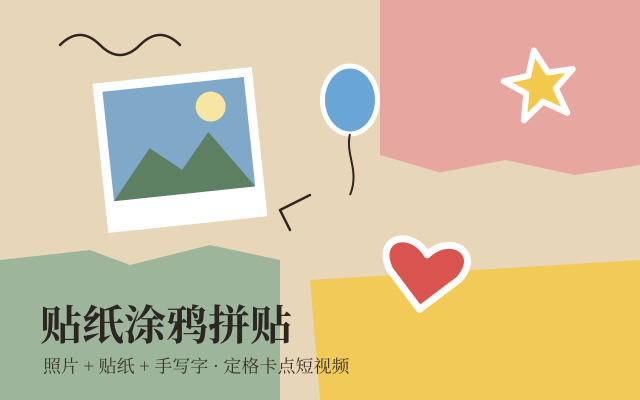
#> input picture collage-sticker-doodle/cover.jpg, 1280 x 800 px (shown at 1/2 size); its folder holds only this picture in this run
$ python precheck_assets.py ../cover.jpg
#> lines starting #> are read from the running program, lines starting #| are printed output that depends on the picture
### collage-sticker-doodle/scripts/render_template/person_check.py
#!/usr/bin/env python3
"""人物完整性检查（v7，P0-6）。两种用法：
  1) 抠图级：python person_check.py cutout <photo.jpg> <mask.png> [--expect 2] [--json out.json]
     对原照片跑多人姿态（MediaPipe PoseLandmarker，num_poses=4），每个落在 mask 上的人：照片里可见、在画内的
     肩/髋/肘/膝/踝关键点必须都在 mask 里（mask 外扩 2.5%）。缺躯干（肩或髋）或缺 ≥2 个肢体关节 → REJECT。
     同时查 mask 连通性（主块之外 ≥1.5% 主块面积的碎块 → REJECT 漂浮碎片）和边缘裁切（mask 贴住原图上/左/右边
     超过该边 4% → REJECT；只允许底边）。被 mask 收进来的完整人数 < --expect → WARN（可能是姿态漏检，必须在拼图里人工确认）。
  2) 成片级：python person_check.py frame <frame.png> <person_alpha.png> [--expect 2]
     person_alpha 是同一帧只画人物贴纸的 alpha 层（run.py --person-layers 输出）。对成片帧在人物包围盒里跑姿态，
     检查：每个人肩+髋可见（髋在画外下方允许），关键点落在贴纸 alpha 内，完整的人数 ≥ expect；贴纸碎块；
     贴纸碰到画面上/左/右边。
退出码：0 通过，1 REJECT。依赖 mediapipe（模型 pose_landmarker_full.task，--model 或环境变量 POSE_MODEL）。"""
import sys,os,json,argparse,numpy as np
from PIL import Image
from scipy import ndimage as nd
MODEL=os.environ.get("POSE_MODEL","/workspace/models/pose_landmarker_full.task")
NAMES={0:"nose",11:"L肩",12:"R肩",13:"L肘",14:"R肘",15:"L腕",16:"R腕",23:"L髋",24:"R髋",25:"L膝",26:"R膝",27:"L踝",28:"R踝"}
TORSO=[11,12,23,24];LIMB=[13,14,25,26,27,28];HEAD=[0,2,5,7,8]
_det=None
def detector(model=MODEL):
    global _det
    if _det is None:
        import mediapipe as mp; from mediapipe.tasks.python import vision, BaseOptions
        _det=vision.PoseLandmarker.create_from_options(vision.PoseLandmarkerOptions(base_options=BaseOptions(model_asset_path=model),num_poses=4,min_pose_detection_confidence=0.35,min_pose_presence_confidence=0.35))
    return _det
def _poses1(rgb):
    import mediapipe as mp
    r=detector().detect(mp.Image(image_format=mp.ImageFormat.SRGB,data=np.ascontiguousarray(rgb)))
    H,W=rgb.shape[:2];return [[(l.x*W,l.y*H,l.visibility) for l in p] for p in r.pose_landmarks]
def poses(rgb):
    """recall boost for couples / old sepia photos: full image + autocontrast + left/right 62% crops; merge duplicates."""
    from PIL import ImageOps
    H,W=rgb.shape[:2];ac=np.asarray(ImageOps.autocontrast(Image.fromarray(rgb),cutoff=1));out=[]
    views=[(rgb,0,0),(ac,0,0)]
    for src in (rgb,ac):
        cw=int(W*0.62);views+= [(src[:,:cw],0,0),(src[:,W-cw:],W-cw,0)]
        ch=int(H*0.62);views+= [(src[:ch],0,0),(src[H-ch:],0,H-ch)] if H>W*1.2 else []
    for img,ox,oy in views:
        for p in _poses1(img):
            p=[(x+ox,y+oy,v) for x,y,v in p];c=np.mean([p[i][:2] for i in [11,12,23,24]],0);q=sum(p[i][2] for i in TORSO+LIMB)
            dup=[k for k,o in enumerate(out) if np.hypot(*(np.mean([o[i][:2] for i in [11,12,23,24]],0)-c))<0.15*max(H,W)]
            if dup:
                k=dup[0]
                if q>sum(out[k][i][2] for i in TORSO+LIMB): out[k]=p
            else: out.append(p)
    return out
# [60 lines left out: functions comps, edge_touch, judge, not called in this run]
def check_cutout(photo,mask,expect=2):
    rgb=np.asarray(Image.open(photo).convert("RGB"));m=np.asarray(Image.open(mask).convert("L").resize(rgb.shape[1::-1]))>127
    return judge(rgb,m,expect)
_SRC={}
# [56 lines left out: functions source_people, check_frame, not called in this run]
# [4 lines that do not run on import are left out]

# [22 lines left out: function contact_sheet, not called in this run]

### collage-sticker-doodle/scripts/precheck_assets.py
#!/usr/bin/env python3
"""素材预检 + 选片（v4）。在写故事板之前跑，输出给用户看的中文报告 + 选片表 + 缩略图拼图。
用法：
  python precheck_assets.py <素材目录或文件...> --mode invite-classic|free [--copy copy.json] [--duration 38]
         [--cut cut/] [--out precheck/]
  - 照片自动分类：检测到人体姿态且人物占画面足够大 → 人物照；否则 → 风景/建筑照。文件名 *_A / *_B 视为 A/B 对；
    没命名的人物照按背景相似度自动配对。音频文件（mp3/m4a/wav/aac/flac）= BGM。
  - copy.json（可选）：{"occasion","mood","names":{"a","b"},"date","place","venue","time","schedule":[...],"letter":[...],"lines":[...]}
  - --cut：已有 cutout.py 输出的 <stem>.mask.png 时，用 person_check.py 的 P0-6 完整性检查（更准）；否则只做姿态检查。
输出：<out>/report.md（直接贴给用户）、selection.json（选片 → 场景/角色）、contact_sheet.jpg（缩略图拼图）。
退出码：0 可以继续（可能有 WARN）；10 没有素材；11 素材不够；12 有必须替换的低质量照片导致不够。"""
import sys,os,json,glob,argparse
import numpy as np
from PIL import Image,ImageDraw,ImageFont,ImageFilter,ImageOps
HERE=os.path.dirname(os.path.abspath(__file__));sys.path.insert(0,HERE)
IMG=(".jpg",".jpeg",".png",".webp",".heic",".bmp");AUD=(".mp3",".m4a",".wav",".aac",".flac",".ogg")

# ---------------- 数量规范（与 references/asset_requirements.md 一致） ----------------
REQ={
 "invite-classic":{
  "person_pairs":(3,3,4),   # S5/S6/S7 各 1 对 A/B（最好多 1 对备选）
  "person_single":(2,5,7),  # S2/S4/S8/S9/S10；最少 2 张，其余复用
  "places":(3,5,7),         # S4–S8；缺的退化为纯色块
  "bgm_sec":38.43},
 "free":{
  "person_pairs":(0,2,3),
  "person_total":(2,6,10),  # 人物照总张数（A/B 对算 2 张）
  "places":(1,3,6),
  "bgm_sec":30.0},
}
FONT=None
for f in ["/workspace/collage_ref/test_v8/fonts/MaShanZheng-Regular.ttf","/usr/share/fonts/opentype/noto/NotoSansCJK-Regular.ttc","/usr/share/fonts/truetype/wqy/wqy-microhei.ttc"]+glob.glob("/usr/share/fonts/**/*CJK*",recursive=True)+glob.glob(os.path.join(HERE,"..","fonts","*.ttf")):
    if os.path.exists(f): FONT=f;break
def font(sz):
    try: return ImageFont.truetype(FONT,sz)
    except Exception: return ImageFont.load_default()

def sharp(g):   # 拉普拉斯方差，缩到长边 800 再算，和分辨率无关
    from scipy import ndimage as nd
    a=np.asarray(g,dtype=float);return float(nd.laplace(a).var())
def dhash(im):
    g=np.asarray(im.convert("L").resize((9,8)),dtype=float);return (g[:,1:]>g[:,:-1]).flatten()
def small(im,n=96): return np.asarray(im.convert("L").resize((n,int(n*4/3))),dtype=float)

def pose_info(rgb):
    try:
        import person_check as pc
        ps=pc.poses(rgb)
    except Exception as e:
        return None,str(e)
    H,W=rgb.shape[:2];out=[]
    for p in ps:
        vis=[i for i in [11,12,23,24,25,26,27,28,13,14] if p[i][2]>0.5]
        if not any(i in vis for i in [11,12]): continue
        ys=[p[i][1] for i in [0,11,12,23,24,25,26,27,28] if p[i][2]>0.3];xs=[p[i][0] for i in [0,11,12,23,24,13,14,15,16,25,26,27,28] if p[i][2]>0.3]
        h=(max(ys)-min(ys))/H if ys else 0
        knees=sum(p[i][2]>0.5 and p[i][1]<H*0.995 for i in [25,26]);ank=sum(p[i][2]>0.5 and p[i][1]<H*0.995 for i in [27,28])
        hips=sum(p[i][2]>0.5 and p[i][1]<H*0.995 for i in [23,24])
        edge=[e for e,c in (("左",min(xs)<0.01*W),("右",max(xs)>0.99*W),("上",min(ys)<0.005*H)) if c] if xs else []
        sw=abs(p[11][0]-p[12][0])/W if p[11][2]>0.5 and p[12][2]>0.5 else 0
        out.append({"sw":sw,"h":h,"knees":knees,"ankles":ank,"hips":hips,"edge":edge})
    return out,None

def analyse(path,cutdir):
#> called with path = '../cover.jpg'
    r={"file":path,"name":os.path.basename(path),"issues":[],"warns":[]}
    try: im=ImageOps.exif_transpose(Image.open(path)).convert("RGB")
#> im is the input picture: PIL image 1280x800 RGB; mean R, G, B 211.6, 192.8, 159
    except Exception as e: r["issues"].append(f"打不开（{e}）");r["kind"]="bad";return r
    W,H=im.size;r["size"]=[W,H];r["im"]=im
    g=im.convert("L");g.thumbnail((800,800));r["sharp"]=sharp(g);r["hash"]=dhash(im);r["small"]=small(im)
#> after `g = im.convert('L')`:
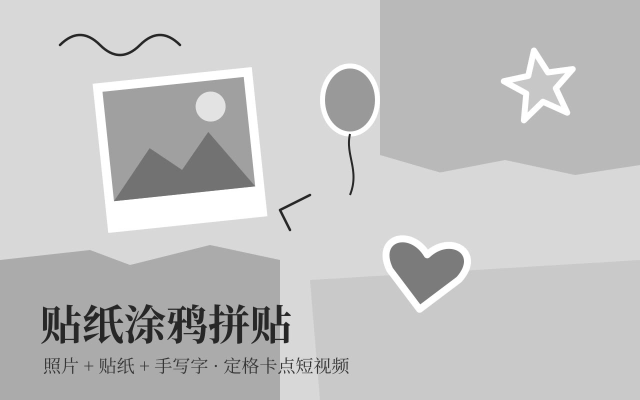
#> g: PIL image 1280x800 L (shown at 1/2 size); min 26, max 255, mean 194.8
#> after `g.thumbnail((800, 800))`:
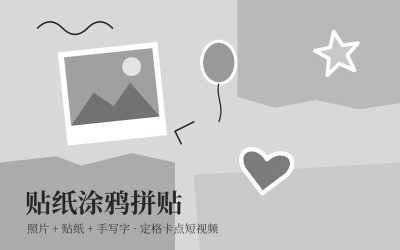
#> g: PIL image 800x500 L (shown at 1/2 size); min 21, max 255, mean 194.8
#> in small, `def small(im,n=96): return np.asarray(im.convert("L").resize((n,int(n*..`:
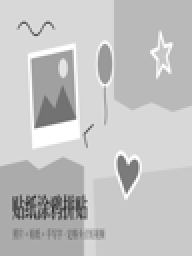
#> returned value: shape (128, 96) float64 (shown 2 times larger); min 51, max 255, mean 194.7
    rgb=np.asarray(im if max(W,H)<=1600 else im.resize((int(W*1600/max(W,H)),int(H*1600/max(W,H)))))
    ps,err=pose_info(rgb);r["poses"]=ps or []
#> in poses, `ac = np.asarray(ImageOps.autocontrast(Image.fromarray(rgb), cutoff=1))`:
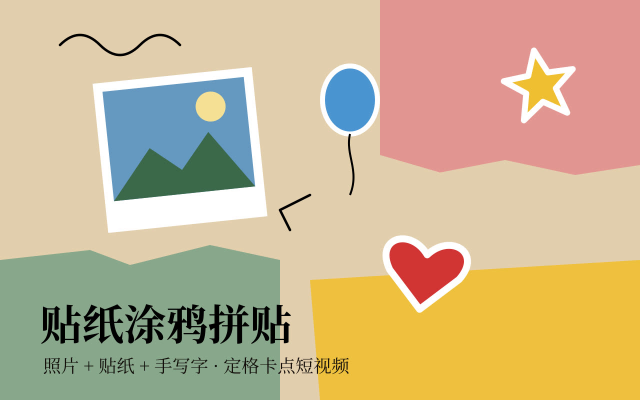
#> ac: shape (800, 1280, 3) (shown at 1/2 size); mean R, G, B 201.8, 181.1, 144
#> the loop in poses, `for src in (rgb,ac):` made 2 passes
#> (cw, ch) on passes 1 to 2: (793, 496), (793, 496)
#> the loop in poses, `for img,ox,oy in views:` made 1 pass
#> (ox, oy) on pass 1: (0, 0)
#> after the loop in poses, `for img,ox,oy in views:`: out = []
    if err: r["warns"].append("姿态检测不可用，按横竖幅猜类型："+err[:60])
    big=[p for p in r["poses"] if (p["h"]>=0.28 and p.get("sw",0)>=0.05) or (p.get("sw",0)>=0.15 and p["h"]>=0.15)]
    stem=os.path.splitext(r["name"])[0];low=stem.lower()
    if big: kind="person"
    elif ps is None: kind="person" if H>W else "place"
    else: kind="place"
    hasmask=bool(cutdir) and os.path.exists(os.path.join(cutdir,stem+".mask.png"))
    if any(k in low for k in ("land","scene","place","bg","风景","建筑")) and not big: kind="place"
    if hasmask or any(k in low for k in ("person","people","人物")) or stem[-2:] in ("_A","_B"): kind="person"
    import re;m=re.match(r"^(S\d+)_",stem);r["hint"]=m.group(1) if m else None
    r["kind"]=kind;r["n_people"]=len(big)
    # 质量
    if kind=="person":
        L=max(W,H)
        if L<1000: r["issues"].append(f"分辨率太低（长边 {L}px <1000）")
        elif L<1500: r["warns"].append(f"分辨率偏低（长边 {L}px，建议 ≥1500）")
        whole=[p for p in big if p["hips"]>=1 and (p["knees"]>=1 or p["ankles"]>=1) and not p["edge"]]
        for p in big:
            if p["edge"]: r["issues"].append("人物被照片"+"/".join(p["edge"])+"边裁掉（只允许底边裁）")
            elif p["hips"]==0: r["issues"].append("半身照：腰/髋以下被裁，抠出来是半截人（P0-6 不过）")
            elif p["knees"]==0 and p["ankles"]==0: r["warns"].append("只到大腿以上：只能放在贴底边的位置")
        r["whole"]=len(whole)
        mk=os.path.join(cutdir,stem+".mask.png") if cutdir else None
        if mk and os.path.exists(mk):
            try:
                import person_check as pc
                ok,rep=pc.check_cutout(path,mk,expect=max(1,len(big)))
                r["p06"]="pass" if ok else "fail"
                if not ok: r["issues"]+= ["抠图检查（P0-6）："+e for e in rep["errors"]]
            except Exception as e: r["warns"].append(f"P0-6 检查失败：{e}")
        if len(big)>1 and r["whole"]<len(big) and not r["issues"]: r["warns"].append("有人被挡住或不完整，抠图可能切成碎块")
    else:
        S=min(W,H)
        if S<720: r["issues"].append(f"分辨率太低（短边 {S}px <720）")
        elif S<1080: r["warns"].append(f"分辨率偏低（短边 {S}px，建议 ≥1080）")
        if W/H<1.3: r["warns"].append(f"不够横（宽高比 {W/H:.2f}，建议 ≥1.3 的横幅远景）")
    thr=60 if kind=="person" else 40
    if r["sharp"]<thr*0.4: r["issues"].append(f"太糊（清晰度 {r['sharp']:.0f}）")
    elif r["sharp"]<thr: r["warns"].append(f"有点糊（清晰度 {r['sharp']:.0f}）")
    # 打分：清晰度 + 分辨率 + 人物完整
    r["score"]=min(r["sharp"],600)/600+min(max(W,H),3000)/3000+(1.0 if kind=="person" and r.get("whole") else 0)-len(r["warns"])*0.15
    for k in ("issues","warns"): r[k]=list(dict.fromkeys(r[k]))
    return r

def bgsim(a,b):
    x=a["small"]-a["small"].mean();y=b["small"]-b["small"].mean();return float((x*y).mean()/(x.std()*y.std()+1e-6))

def main():
    ap=argparse.ArgumentParser();ap.add_argument("inputs",nargs="*");ap.add_argument("--mode",default="free",choices=["free","invite-classic"])
    ap.add_argument("--copy");ap.add_argument("--duration",type=float,default=38.0);ap.add_argument("--cut");ap.add_argument("--out",default="precheck")
    a=ap.parse_args();os.makedirs(a.out,exist_ok=True);mode=a.mode;R=REQ[mode]
    files=[]
    for p in a.inputs:
        files+= sorted(glob.glob(os.path.join(p,"*"))) if os.path.isdir(p) else [p]
    imgs=[f for f in files if f.lower().endswith(IMG)];auds=[f for f in files if f.lower().endswith(AUD)]
    copy=json.load(open(a.copy)) if a.copy and os.path.exists(a.copy) else {}
    L=[];title="# 素材预检报告（collage-sticker-doodle · "+("invite-classic 婚礼请柬" if mode=="invite-classic" else "自由模式")+"）\n"
    sel={"mode":mode,"status":None,"people":[],"places":[],"dropped":[],"bgm":None,"copy":{},"placeholders":[]}
    # [10 lines left out: function need_list, not called in this run]
    # ---------- 0：什么都没有 ----------
    if not imgs and not auds:
        sel["status"]="empty"
        L+= [title,"## ⛔ 还没有收到任何素材\n","请上传下面这些（照片原图，别用截图/聊天压缩图）：\n"]+[f"- {x}" for x in need_list()]
        L+= ["\n照片要求：人物全身入画、只允许脚被底边裁，背景简单、不糊，长边 ≥1500px；风景横幅、短边 ≥1080px。"]
        return finish(a,L,sel,[],10)
    rs=[analyse(f,a.cut) for f in imgs]
    # ---------- 去重 ----------
    keep=[];dups=[]
    for r in sorted([r for r in rs if r["kind"]!="bad"],key=lambda r:-r["score"]):
        d=[k for k in keep if np.sum(k["hash"]!=r["hash"])<=6 and abs(np.log((k["size"][0]/k["size"][1])/(r["size"][0]/r["size"][1])))<0.15]
        if d and not (r["name"].rsplit(".",1)[0][-2:] in ("_A","_B")): dups.append((r,d[0]))
        else: keep.append(r)
    bad=[r for r in rs if r["kind"]=="bad" or r["issues"]]
    good=[r for r in keep if not r["issues"]]
    persons=[r for r in good if r["kind"]=="person"];places=[r for r in good if r["kind"]=="place"]
    # ---------- A/B 配对 ----------
    pairs=[];used=set()
    byStem={os.path.splitext(r["name"])[0]:r for r in persons}
    for s,r in byStem.items():
        if s.endswith("_A") and s[:-2]+"_B" in byStem: pairs.append((r,byStem[s[:-2]+"_B"],"文件名")) ;used|={s,s[:-2]+"_B"}
    rest=[r for r in persons if os.path.splitext(r["name"])[0] not in used]
    cand=sorted([(bgsim(x,y),i,j) for i,x in enumerate(rest) for j,y in enumerate(rest) if i<j],reverse=True);taken=set()
    for s,i,j in cand:
        if s<0.6 or i in taken or j in taken: continue
        pairs.append((rest[i],rest[j],f"背景相似 {s:.2f}"));taken|={i,j}
    singles=[r for k,r in enumerate(rest) if k not in taken]
    pairs.sort(key=lambda p:-(p[0]["score"]+p[1]["score"]));singles.sort(key=lambda r:-r["score"]);places.sort(key=lambda r:-r["score"])
    # 文件名带 S<n>_ 的（用户/上次已经按场景命名）优先放回原场景
    # [9 lines left out: function hinted, not called in this run]
    if mode=="invite-classic":
        places=hinted(places,["S4","S5","S6","S7","S8"]);singles=hinted(singles,["S4","S10","S8","S9","S2"])
        pairs.sort(key=lambda p:(p[0].get("hint") or "S99"))
    # ---------- 选片 ----------
    missing=[];dropped=[]
    if mode=="invite-classic":
        mnP,rcP,_=R["person_pairs"];mnS,rcS,_=R["person_single"];mnL,rcL,_=R["places"]
        useP=pairs[:3];extraP=pairs[3:]
        # 缺单张时可以拿多余的 A/B 对里的 A 补
        pool=singles+[p[0] for p in extraP]+[p[1] for p in extraP]
        useS=pool[:5];useL=places[:5]
        for k,p in enumerate(useP):
            sel["people"]+= [{"file":p[0]["name"],"scene":f"S{5+k}","role":"person_A","pair_by":p[2]},{"file":p[1]["name"],"scene":f"S{5+k}","role":"person_B","pair_by":p[2]}]
        slotsS=["S4","S10","S8","S9","S2"]   # 最好的给 S4（第一张全身大图）和 S10（结尾正面居中）
        for k,sl in enumerate(slotsS):
            if useS:
                r=next((x for x in useS if x.get("hint")==sl),None) or useS[k%len(useS)]
                sel["people"].append({"file":r["name"],"scene":sl,"role":"person_main","reused":k>=len(useS)})
        for k,r in enumerate(useL): sel["places"].append({"file":r["name"],"scene":f"S{4+k}","role":"landscape"})
        for k in range(len(useL),5): sel["places"].append({"file":None,"scene":f"S{4+k}","role":"landscape","fallback":"纯色块 + 纸纹"})
        if len(useP)<mnP: missing.append(f"A/B 对还差 {mnP-len(useP)} 组（S5/S6/S7 各需 1 组：同一地点同一套衣服连拍 2 张、两人换站位）")
        if len(useS)<mnS: missing.append(f"双人全身照还差 {mnS-len(useS)} 张（最少 {mnS}，推荐 {rcS}）")
        if len(useL)<mnL: missing.append(f"风景/建筑照还差 {mnL-len(useL)} 张（最少 {mnL}，推荐 {rcL}）")
        dropped+= [(r,"人物照超出 5 个单人槽位，按清晰度/分辨率/完整度排在后面") for r in pool[5:]]
        dropped+= [(r,"风景照超出 5 个槽位，评分靠后") for r in places[5:]]
    else:
        mid={30:5,38:6,45:7,60:10}.get(int(a.duration)) or max(4,min(10,round(a.duration/6.3)))
        mnT,rcT,bT=R["person_total"];mnL,rcL,bL=R["places"]
        nT=sum(2 for _ in pairs)+len(singles)
        nPlace=min(len(places),mid)
        useL=places[:nPlace];useP=pairs[:max(0,min(len(pairs),mid))]
        lab=lambda i,ab: f"中间场景 {i+1}（place{'，A/B 闪' if ab else '，单张 jump'}）"
        for i,r in enumerate(useL):
            p=useP[i] if i<len(useP) else None
            sel["places"].append({"file":r["name"],"scene":lab(i,bool(p)),"role":"风景"})
            if p: sel["people"]+= [{"file":p[0]["name"],"scene":lab(i,1),"role":"person_A","pair_by":p[2]},{"file":p[1]["name"],"scene":lab(i,1),"role":"person_B","pair_by":p[2]}]
        roles=[lab(i,0) for i in range(len(useP),len(useL))]+["开场"]+[f"中间场景 {i+1}（solo/list/ransom）" for i in range(len(useL),mid)]+["结尾"]
        extra=useP[len(useL):];ri=0
        for p in extra:
            if ri<len(roles): sel["people"]+= [{"file":p[0]["name"],"scene":roles[ri],"role":"person_A"},{"file":p[1]["name"],"scene":roles[ri],"role":"person_B"}];ri+=1
        useS=singles[:max(0,len(roles)-ri)]
        for r in useS: sel["people"].append({"file":r["name"],"scene":roles[ri],"role":"person"});ri+=1
        if nT<mnT: missing.append(f"人物照还差 {mnT-nT} 张（最少 {mnT}，推荐 {rcT}，其中 2 组 A/B 对）")
        if len(places)<mnL: missing.append(f"风景/场景照还差 {mnL-len(places)} 张（最少 {mnL}，推荐 {rcL}）")
        dropped+= [(r,f"{a.duration:.0f} 秒只有 {mid} 个中间场景，每张风景最多用一次，评分靠后") for r in places[nPlace:]]
        dropped+= [(r,"人物场景已排满，评分靠后") for r in singles[len(useS):]]
        dropped+= [(x,"A/B 对多于可放人的场景，评分靠后") for p in pairs[len(useP):] for x in p[:2]]
        sel["scene_plan"]={"duration":a.duration,"middle_scenes":mid,"place_scenes":nPlace}
    # ---------- BGM ----------
    if auds:
        try:
            import subprocess;d=float(subprocess.check_output(["ffprobe","-v","error","-show_entries","format=duration","-of","csv=p=0",auds[0]]).decode().strip())
        except Exception: d=None
        sel["bgm"]={"file":os.path.basename(auds[0]),"sec":d}
        if d and d<R["bgm_sec"]: missing.append(f"BGM 只有 {d:.1f} 秒，需要 ≥{R['bgm_sec']} 秒")
    else: missing.append("没有 BGM：请上传 1 首音乐（"+("≥38.5 秒" if mode=="invite-classic" else "30–60 秒")+"）")
    # ---------- 文案 ----------
    ask=[];ph=[]
    names=copy.get("names",{})
    if mode=="invite-classic":
        for k,lab,dflt in [("a","新郎名字（中文+拼音）","林浩 / LIN HAO"),("b","新娘名字（中文+拼音）","周眠 / ZHOU MIAN")]:
            if not names.get(k): ask.append(lab);ph.append((lab,dflt))
        for k,lab,dflt in [("date","日期","2026.10.01"),("place","城市 / 地点","杭州"),("venue","酒店厅名","XX 酒店 XX 厅"),("time","流程时间","11:18 迎宾 / 11:58 仪式 / 12:18 午宴")]:
            if not copy.get(k): ask.append(lab);ph.append((lab,dflt))
        if not copy.get("letter"): ph.append(("给亲友的一段话（可选）","用 v8 默认信：亲爱的家人与挚友，我们要结婚啦……"))
        if not copy.get("lines"): ph.append(("英文短句（可选）","默认池：Love in Summer Bloom / Ever thine, Ever mine, Ever ours / See you at the wedding"))
    else:
        if not copy.get("occasion"): ask.append("场合和情绪（一句话，例如\"同居一周年，温馨甜\"）");ph.append(("场合/情绪","根据照片推断，例如 everyday vlog / cozy"))
        for k,lab in [("names","名字（可选，开场/结尾用）"),("date","日期（可选）"),("place","地点（可选）")]:
            if not copy.get(k): ph.append((lab,"不写；或由 AI 起一句和画面相关的标题"))
    sel["copy"]=copy;sel["placeholders"]=[{"field":x,"placeholder":y} for x,y in ph]
    # ---------- 状态 ----------
    lowq=[r for r in bad]
    status="ok" if not missing else ("insufficient_quality" if lowq else "insufficient")
    if ask and status=="ok" and mode=="invite-classic": status="need_copy"
    sel["status"]=status
    # ---------- 报告 ----------
    L.append(title)
    head={"ok":"## ✅ 素材够了，可以开始做（请先确认下面的选片）","need_copy":"## 🟡 照片够了，还差文案（必须补，否则成片会用占位文字）","insufficient":"## ⛔ 素材还不够","insufficient_quality":"## ⛔ 素材还不够（有几张照片质量不过关，替换后就够了）"}[status]
    if lowq and status in ("ok","need_copy"): head+=f"\n\n⚠️ 有 {len(lowq)} 张照片质量不过关，已经剔除没用（见下）；想用的话请换一张更好的。"
    L.append(head+"\n")
    L.append(f"收到 {len(imgs)} 张照片、{len(auds)} 个音频。识别为：人物照 {len([r for r in rs if r['kind']=='person'])} 张（可用 {len(persons)}，A/B 对 {len(pairs)} 组）、风景/建筑 {len([r for r in rs if r['kind']=='place'])} 张（可用 {len(places)}）。\n")
    if missing:
        L.append("### 还缺什么");L+= [f"- {m}" for m in missing];L.append("")
    if lowq:
        L.append("### 质量不过关（需要换一张）")
        for r in lowq: L.append(f"- `{r['name']}`：{'；'.join(r['issues'])}")
        L.append("")
    if dups:
        L.append("### 重复照片（只保留一张）")
        for r,k in dups: L.append(f"- `{r['name']}` 和 `{k['name']}` 几乎一样，保留 `{k['name']}`")
        L.append("")
    w=[r for r in good if r["warns"]]
    if w:
        L.append("### 能用但要注意");L+= [f"- `{r['name']}`：{'；'.join(r['warns'])}" for r in w];L.append("")
    if sel["people"] or sel["places"]:
        L.append("### 选片（哪张照片放在哪个场景）\n| 场景 | 角色 | 照片 |\n|---|---|---|")
        rows=[(x["scene"],x["role"],x["file"] or "（无，"+x.get("fallback","")+"）",x) for x in sel["places"]+sel["people"]]
        def key(t):
            s=t[0];return (0,int(s[1:].split()[0])) if s[:1]=="S" and s[1:].split()[0].isdigit() else (1,s)
        for s,ro,f,x in sorted(rows,key=key): L.append(f"| {s} | {ro} | `{f}`{'（复用）' if x.get('reused') else ''} |")
        L.append("\n缩略图拼图：`contact_sheet.jpg`（绿框 = 选用，灰框 = 没用上，红框 = 质量不过关）\n")
    if dropped:
        L.append("### 没用上的照片");L+= [f"- `{r['name']}`：{why}" for r,why in dropped];L.append("")
        sel["dropped"]=[{"file":r["name"],"why":why} for r,why in dropped]
    if ask: L.append("### 请补充文案");L+= [f"- {x}" for x in ask];L.append("")
    if ph:
        L.append("### 占位文案（⚠️ 你没给，先这样写，成片里会是这些字，请确认或改掉）");L+= [f"- {x}：「{y}」〔占位〕" for x,y in ph];L.append("")
    if status!="ok" and status!="need_copy":
        L.append("### 要补的完整清单（参考）");L+= [f"- {x}" for x in need_list()];L.append("")
    L.append("---\n**下一步**："+("回复\"确认\"就按这个选片开始渲染；想换照片或改文案直接说。" if status in("ok","need_copy") else "补齐上面的素材后我再预检一次。素材不够也可以说\"就用这些\"，我会复用照片/用纯色块顶上，但效果会打折。"))
    code={"ok":0,"need_copy":0,"insufficient":11,"insufficient_quality":12}[status]
    return finish(a,L,sel,rs,code,dups)

# [25 lines left out: functions finish, contact, not called in this run]

if __name__=="__main__": main()
#> (the call stopped at in detector, `_det=vision.PoseLandmarker.create_from_options(vision.PoseLandmarkerOp..`: mediapipe is not available in this run)
